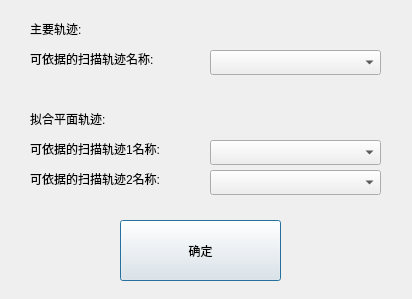
<?xml version="1.0" encoding="UTF-8"?>
<ui version="4.0">
 <class>traceedit3Dlg</class>
 <widget class="QDialog" name="traceedit3Dlg">
  <property name="geometry">
   <rect>
    <x>0</x>
    <y>0</y>
    <width>412</width>
    <height>299</height>
   </rect>
  </property>
  <property name="windowTitle">
   <string>Dialog</string>
  </property>
  <widget class="QLabel" name="label">
   <property name="geometry">
    <rect>
     <x>30</x>
     <y>50</y>
     <width>161</width>
     <height>17</height>
    </rect>
   </property>
   <property name="text">
    <string>可依据的扫描轨迹名称:</string>
   </property>
  </widget>
  <widget class="QComboBox" name="comboBox_0">
   <property name="geometry">
    <rect>
     <x>210</x>
     <y>50</y>
     <width>171</width>
     <height>25</height>
    </rect>
   </property>
  </widget>
  <widget class="QLabel" name="label_2">
   <property name="geometry">
    <rect>
     <x>30</x>
     <y>20</y>
     <width>67</width>
     <height>17</height>
    </rect>
   </property>
   <property name="text">
    <string>主要轨迹:</string>
   </property>
  </widget>
  <widget class="QLabel" name="label_3">
   <property name="geometry">
    <rect>
     <x>30</x>
     <y>110</y>
     <width>101</width>
     <height>17</height>
    </rect>
   </property>
   <property name="text">
    <string>拟合平面轨迹:</string>
   </property>
  </widget>
  <widget class="QLabel" name="label_4">
   <property name="geometry">
    <rect>
     <x>30</x>
     <y>140</y>
     <width>171</width>
     <height>17</height>
    </rect>
   </property>
   <property name="text">
    <string>可依据的扫描轨迹1名称:</string>
   </property>
  </widget>
  <widget class="QLabel" name="label_5">
   <property name="geometry">
    <rect>
     <x>30</x>
     <y>170</y>
     <width>171</width>
     <height>17</height>
    </rect>
   </property>
   <property name="text">
    <string>可依据的扫描轨迹2名称:</string>
   </property>
  </widget>
  <widget class="QComboBox" name="comboBox_1">
   <property name="geometry">
    <rect>
     <x>210</x>
     <y>140</y>
     <width>171</width>
     <height>25</height>
    </rect>
   </property>
  </widget>
  <widget class="QComboBox" name="comboBox_2">
   <property name="geometry">
    <rect>
     <x>210</x>
     <y>170</y>
     <width>171</width>
     <height>25</height>
    </rect>
   </property>
  </widget>
  <widget class="QPushButton" name="pushButton">
   <property name="geometry">
    <rect>
     <x>120</x>
     <y>220</y>
     <width>161</width>
     <height>61</height>
    </rect>
   </property>
   <property name="text">
    <string>确定</string>
   </property>
  </widget>
 </widget>
 <resources/>
 <connections/>
</ui>
